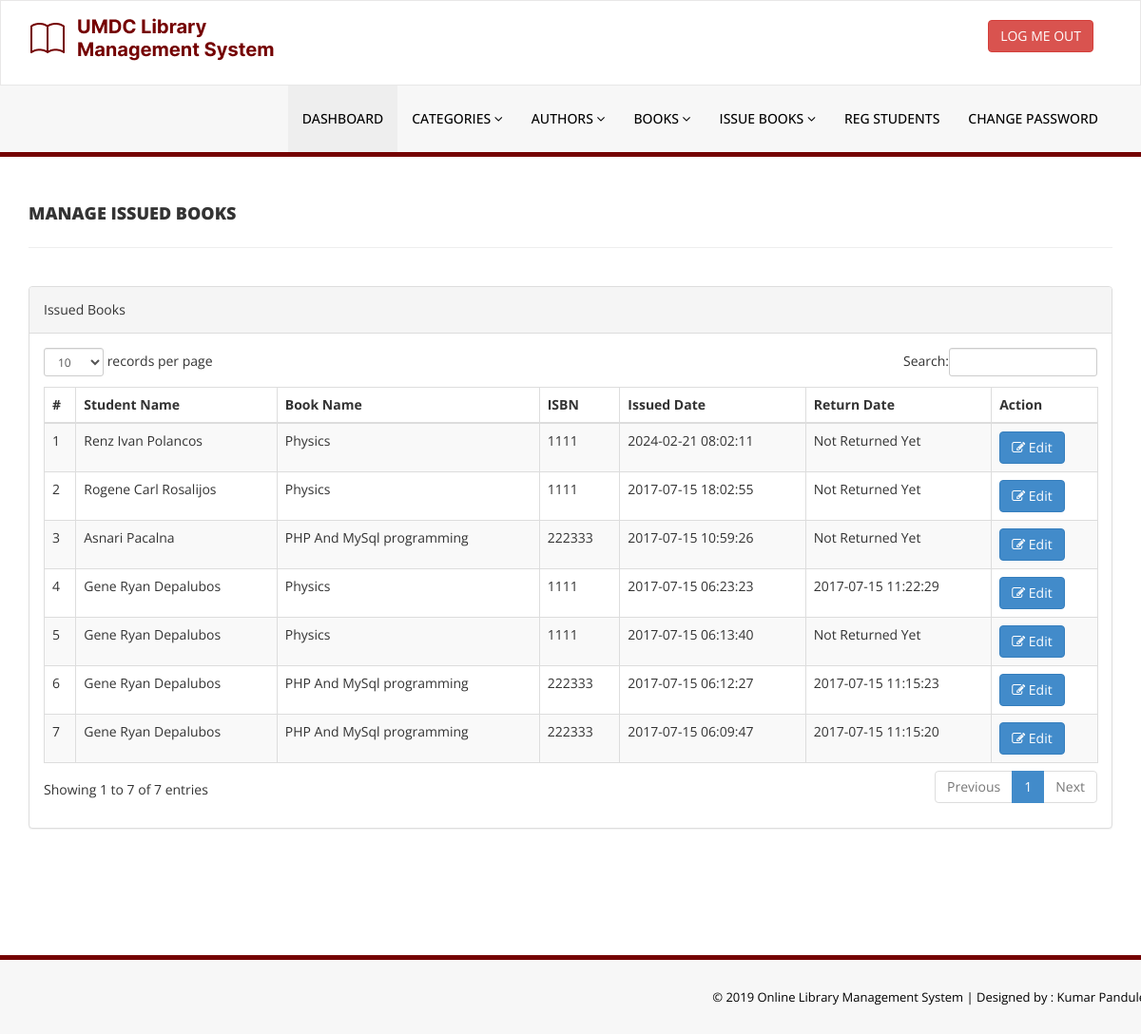
/library/admin/manage-issued-books.php (signed in), run on an earlier commit of the app's database.
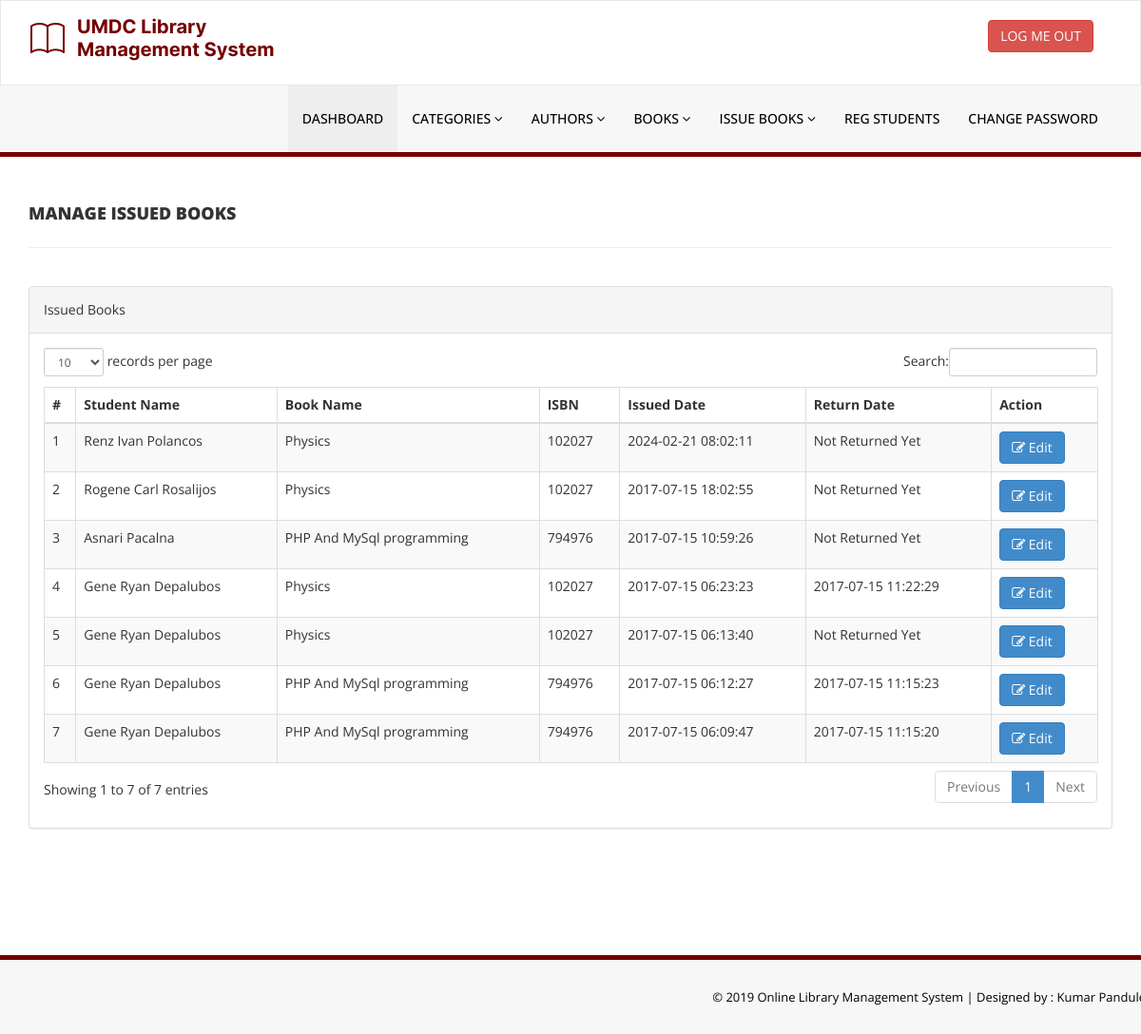
And on a later commit of the database.
### tables this page shows
CREATE TABLE `tblissuedbookdetails` (
  `id` int(11) NOT NULL,
  `BookId` int(11) DEFAULT NULL,
  `StudentID` varchar(150) DEFAULT NULL,
  `IssuesDate` timestamp NULL DEFAULT current_timestamp(),
  `ReturnDate` timestamp NULL DEFAULT NULL ON UPDATE current_timestamp(),
  `RetrunStatus` int(1) DEFAULT NULL,
  `fine` int(11) DEFAULT NULL
);

CREATE TABLE `tblbooks` (
  `id` int(11) NOT NULL,
  `BookName` varchar(255) DEFAULT NULL,
  `CatId` int(11) DEFAULT NULL,
  `AuthorId` int(11) DEFAULT NULL,
  `ISBNNumber` int(11) DEFAULT NULL,
  `BookPrice` int(11) DEFAULT NULL,
  `RegDate` timestamp NULL DEFAULT current_timestamp(),
  `UpdationDate` timestamp NULL DEFAULT NULL ON UPDATE current_timestamp()
);

CREATE TABLE `tblstudents` (
  `id` int(11) NOT NULL,
  `StudentId` varchar(100) DEFAULT NULL,
  `FullName` varchar(120) DEFAULT NULL,
  `EmailId` varchar(120) DEFAULT NULL,
  `MobileNumber` char(11) DEFAULT NULL,
  `Password` varchar(120) DEFAULT NULL,
  `Status` int(1) DEFAULT NULL,
  `RegDate` timestamp NULL DEFAULT current_timestamp(),
  `UpdationDate` timestamp NULL DEFAULT NULL ON UPDATE current_timestamp()
);

### library/admin/manage-issued-books.php (the view, shortened to what the changed rows need)
<?php
include('includes/config.php');
if (strlen($_SESSION['alogin']) == 0) {
    header('location:index.php');
} else {
?>
    <!DOCTYPE html>
    <html xmlns="http://www.w3.org/1999/xhtml">
    <head>
        <link href="assets/css/bootstrap.css" rel="stylesheet" />
        <link href="assets/css/font-awesome.css" rel="stylesheet" />
        <link href="assets/js/dataTables/dataTables.bootstrap.css" rel="stylesheet" />
        <link href="assets/css/style.css" rel="stylesheet" />
    </head>
    <body>
        <div class="content-wrapper">
            <div class="container">
                <div class="row">
                    <div class="col-md-12">
                        <div class="panel panel-default">
                            <div class="panel-body">
                                <div class="table-responsive">
                                    <table class="table table-striped table-bordered table-hover" id="dataTables-example">
                                        <thead>
                                            <tr>
                                                <th>#</th>
                                                <th>Student Name</th>
                                                <th>Book Name</th>
                                                <th>ISBN </th>
                                                <th>Issued Date</th>
                                                <th>Return Date</th>
                                                <th>Action</th>
                                            </tr>
                                        </thead>
                                        <tbody>
                                            <?php $sql = "SELECT tblstudents.FullName,tblbooks.BookName,tblbooks.ISBNNumber,tblissuedbookdetails.IssuesDate,tblissuedbookdetails.ReturnDate,tblissuedbookdetails.id as rid from  tblissuedbookdetails join tblstudents on tblstudents.StudentId=tblissuedbookdetails.StudentId join tblbooks on tblbooks.id=tblissuedbookdetails.BookId order by tblissuedbookdetails.id desc";
                                            $query = $dbh->prepare($sql);
                                            $query->execute();
                                            $results = $query->fetchAll(PDO::FETCH_OBJ);
                                            $cnt = 1;
                                            if ($query->rowCount() > 0) {
                                                foreach ($results as $result) {               ?>
                                                    <tr class="odd gradeX">
                                                        <td class="center"><?php echo htmlentities($cnt); ?></td>
                                                        <td class="center"><?php echo htmlentities($result->FullName); ?></td>
                                                        <td class="center"><?php echo htmlentities($result->BookName); ?></td>
                                                        <td class="center"><?php echo htmlentities($result->ISBNNumber); ?></td>
                                                        <td class="center"><?php echo htmlentities($result->IssuesDate); ?></td>
                                                        <td class="center"><?php if ($result->ReturnDate == "") {
                                                                                echo htmlentities("Not Returned Yet");
                                                                            } else {
                                                                                echo htmlentities($result->ReturnDate);
                                                                            }
                                                                            ?></td>
                                                        <td class="center">
                                                            <a href="update-issue-bookdeails.php?rid=<?php echo htmlentities($result->rid); ?>"><button class="btn btn-primary"><i class="fa fa-edit "></i> Edit</button>
                                                        </td>
                                                    </tr>
                                            <?php $cnt = $cnt + 1;
                                                }
                                            } ?>
                                        </tbody>
                                    </table>
                                </div>
                            </div>
                        </div>
                    </div>
                </div>
            </div>
        </div>
    </body>
    </html>
<?php } ?>

What changed in the data, as far as the page shows it:
changed through a linked row, tblissuedbookdetails "Renz Ivan Polancos": BookId.ISBNNumber "1111" → "102027"
changed through a linked row, tblissuedbookdetails "Rogene Carl Rosalijos": BookId.ISBNNumber "1111" → "102027"
changed through a linked row, tblissuedbookdetails "Asnari Pacalna": BookId.ISBNNumber "222333" → "794976"
changed through a linked row, tblissuedbookdetails (number 4 of 7 on the later page): BookId.ISBNNumber "1111" → "102027"
changed through a linked row, tblissuedbookdetails (number 5 of 7 on the later page): BookId.ISBNNumber "1111" → "102027"
changed through a linked row, tblissuedbookdetails (number 6 of 7 on the later page): BookId.ISBNNumber "222333" → "794976"
changed through a linked row, tblissuedbookdetails (number 7 of 7 on the later page): BookId.ISBNNumber "222333" → "794976"
